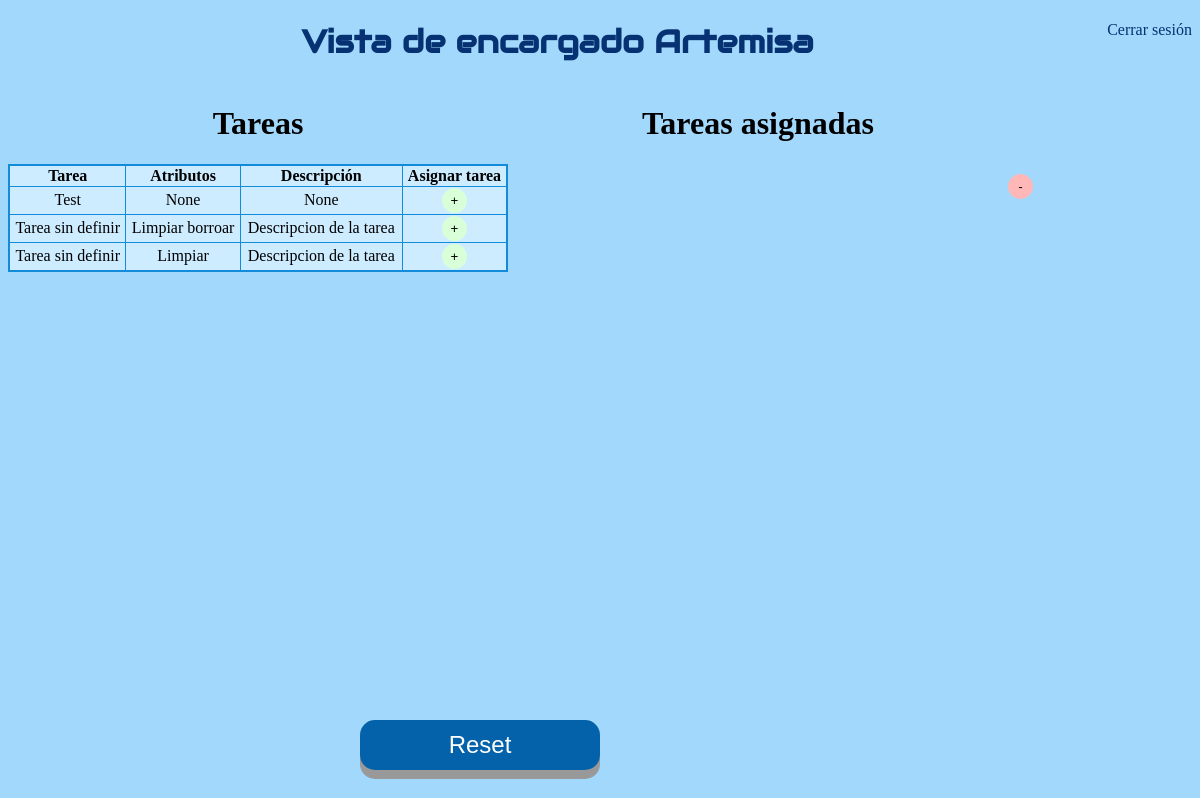
The page /interfaz_encargado.html on the database as committed earlier.
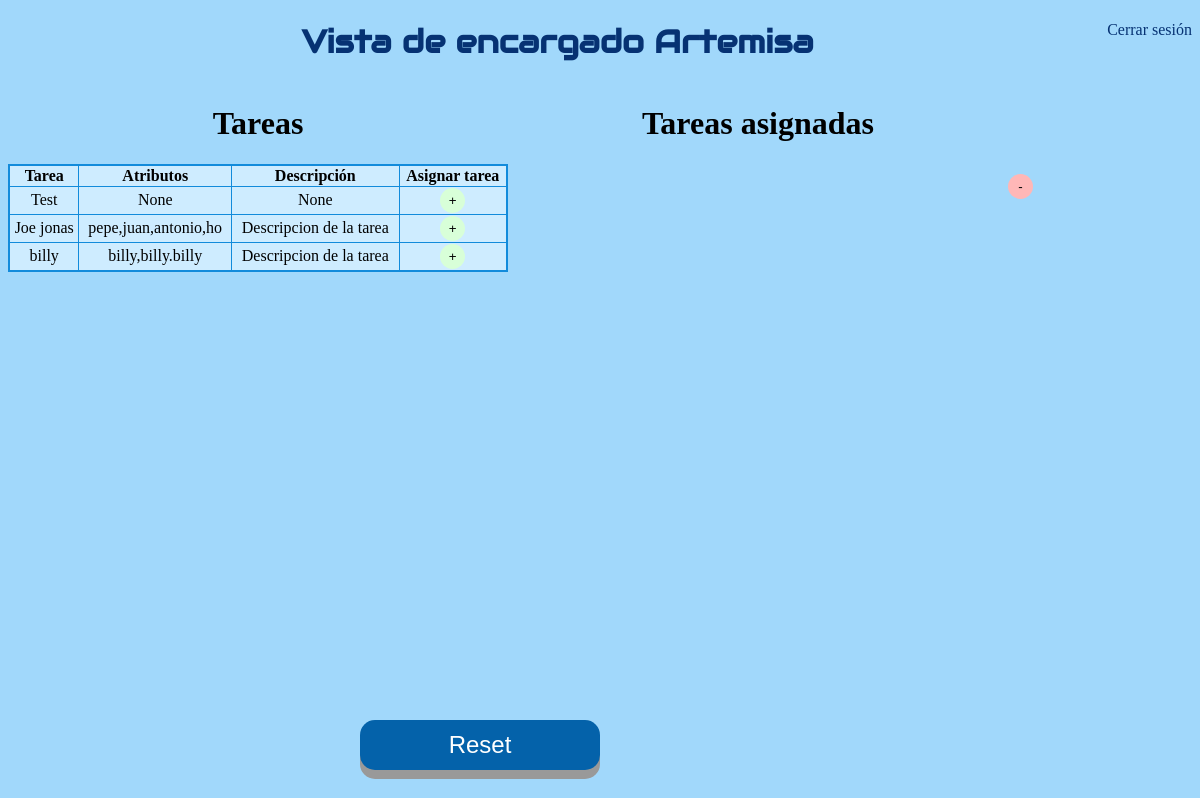
The same page on the database as committed later.
### app.py (models this page shows)
class Todo(db.Model):
    id = db.Column(db.Integer, primary_key=True)
    content = db.Column(db.String(200), nullable=False)
    completed = db.Column(db.Integer, default=0)
    priority = db.Column(db.Integer, default=0)         # Nueva tabla
    descripcion = db.Column(db.String(200))             # Descripcion
    atributos = db.Column(db.String(800))               # Atributos

### app.py (the view)
@app.route('/interfaz_encargado.html', methods=['POST','GET'])   # Redireccion a Encargado
def encargado():
    tasks = Todo.query.order_by(Todo.id).all() # tareas ordenadas por id
    return render_template('interfaz_encargado.html', tasks=tasks)

### templates/interfaz_encargado.html (shortened to what this page needs)
{% extends 'base.html' %}
{% block body %}
<a style="float:right" href="index.html">Cerrar sesión</a>
    <center>
        <h1 class="principal"> Vista de encargado Artemisa</h1>
    </center>
    <div class="inline-div-izquierda">
        <h1 class="Copper">Tareas</h1>
        <center>
            <table>
                <tr>
                    <th> Tarea</th>
                    <th>Atributos</th>
                    <th>Descripción</th>
                    <th>Asignar tarea</th>
                </tr>
                {% for task in tasks %}
                    {% if task.id!=0 %}
                            <tr>
                            <td> {{ task.content }}</td>
                            <td>
                                {{task.atributos}}
                            </td>
                            <td>
                                {{task.descripcion}}
                            </td>
                            <td>
                                <button type="button" class="button3" onClick="window.location.href='/asignar/{{task.id}}';">+</button>
                            </td>
                        </tr>
                    {% endif %}
                {% endfor %}
            </table>
        </center>
    </div>
    <center>
        <div class="inline-div-izquierda">
            <h1 class="Copper"> Tareas asignadas</h1>
        </div>
    </center>
    <div class="inline-div-izquierda2">
        <br> <br> <br> <br> <br>
        <button type="button" class="button4" onClick="eliminar()">-</button> <br>
    </div>
    <button id="boton2" class="button2" onclick="window.location.href='interfaz_encargado.html';">Reset</button>
{% endblock %}

### templates/base.html (shortened to what this page needs)
<!DOCTYPE html>
<html>
    <head>
        <link rel="stylesheet" href="{{ url_for('static', filename='css/main.css') }}">
    </head>
    <body>
        {% block body %} {% endblock %}
    </body>
</html>

### static/css/main.css (style rules this page uses)
a:link { text-decoration: none; color: rgb(6, 50, 115); }
body { background-color: #a1d8fb; }
h1.Copper { font-family: Copperplate, Papyrus, fantasy; text-align: center }
h1.principal { font-family: "Audiowide", sans-serif; color: rgb(6, 50, 115); }
.button2 { width: 20%; height: 50px; font-size: 24px; text-align: center; position: absolute; bottom: 30px; right: 600px; cursor: pointer; outline: none; color: #fff; background-color: #0462aa; border: none; border-radius: 15px; box-shadow: 0 9px #999; }
.button3 { width: 25px; height: 25px; border: none; border-radius: 15px; background-color: #d8ffd8; }
.button4 { width: 25px; height: 25px; border: none; border-radius: 15px; background-color: #ffb7b7; }
.inline-div-izquierda { width: 500px; float: left; }
.inline-div-izquierda2 { width: 72px; float: left; }
table { border: 2px solid rgb(18, 139, 219); border-collapse: collapse; width: 100%; text-align: center; background-color: #ceecff; }
th, td { border: 1px solid rgb(18, 139, 219); }

Rows that differ between the two databases and show on the page:
changed Todo: content "Tarea sin definir" → "Joe jonas"; atributos "Limpiar borroar" → "pepe,juan,antonio,ho"
changed Todo: content "Tarea sin definir" → "billy"; atributos "Limpiar" → "billy,billy.billy"
